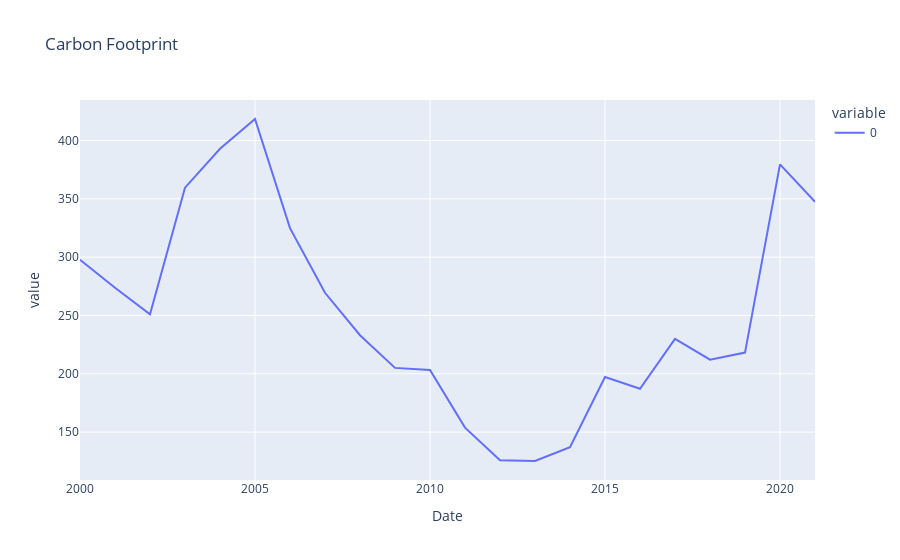

Notebook source saved alongside this figure:
### Code cell
# Let's sum the whole column to get the total carbon footprint
carbon_f_y = total_carbon.sum(axis=1)

# Let's plot the Carbon Footprint
carbon_f_y.plot(title="Carbon Footprint")

### Figure 1 — Plotly figure (JSON) as saved in the notebook; plotly's stock layout.template omitted (floating-point values rounded to 4 significant figures)
{"data": [{"hovertemplate": "variable=0<br>Date=%{x}<br>value=%{y}<extra></extra>", "legendgroup": "0", "line": {"color": "#636efa", "dash": "solid"}, "marker": {"symbol": "circle"}, "mode": "lines", "name": "0", "orientation": "v", "showlegend": true, "type": "scatter", "x": [2000, 2001, 2002, 2003, 2004, 2005, 2006, 2007, 2008, 2009, 2010, 2011, 2012, 2013, 2014, 2015, 2016, 2017, 2018, 2019, 2020, 2021], "xaxis": "x", "y": [297.7, 273.8, 251.0, 359.6, 392.9, 418.4, 324.9, 269.5, 233.0, 205.1, 203.3, 153.9, 125.9, 125.2, 137.1, 197.3, 187.1, 229.9, 212.1, 218.2, 379.6, 347.5], "yaxis": "y"}], "layout": {"legend": {"title": {"text": "variable"}, "tracegroupgap": 0}, "title": {"text": "Carbon Footprint"}, "xaxis": {"anchor": "y", "domain": [0, 1], "title": {"text": "Date"}}, "yaxis": {"anchor": "x", "domain": [0, 1], "title": {"text": "value"}}}}
